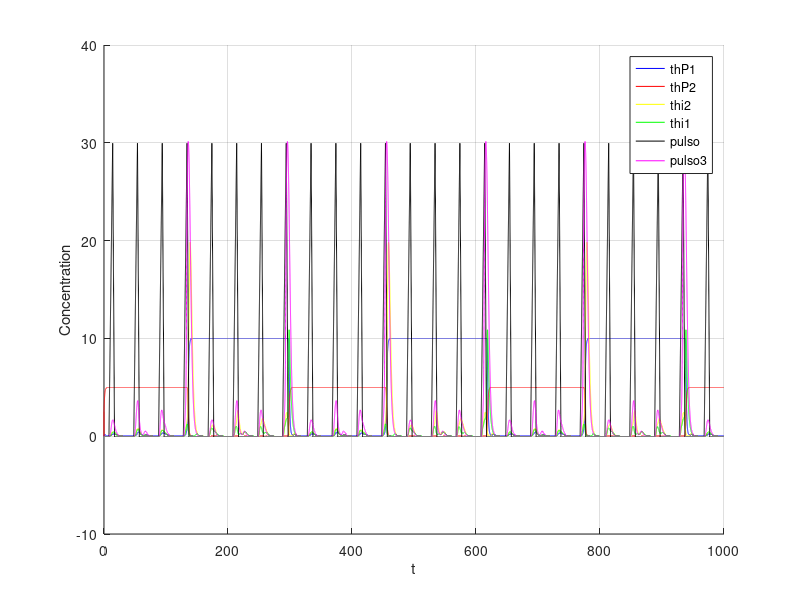
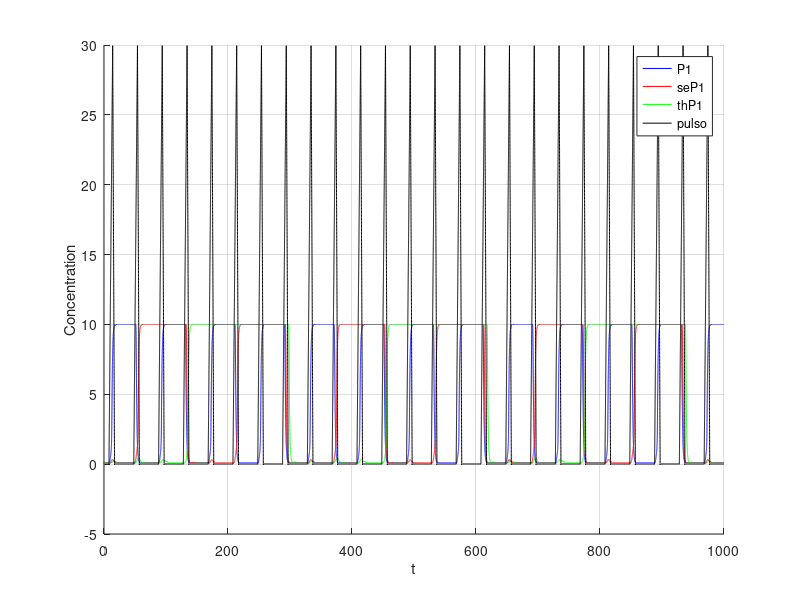

Recreate these plots in MATLAB, in order.
clear;

dt=0.01; 
t=0:dt:1000; 

%i = 1 ate 100000

p1 = 0;
p2 = 2.5;
ii1 = 0;
ii2 = 0;

%
alpha0 = 0.1;

% maximal expression rates
km1 = 2;
km2 = 2;

%dissociation constant
kp1 = 1;
kp2 = 2;

% parametros do collins para os iis
beta2 =3;
gama2 = 4;

p1s = zeros(1, length(t));
p2s = zeros(1, length(t));

% pulso representa uma explosao na concentracao de mRNAs que possuem dois operators
% o primeiro precisa de p1 AND (NOT p2) e o segundo precisa de p2 AND (NOT p1)
pulso = zeros(1, length(t));

i1s = zeros(1, length(t));
i2s = zeros(1, length(t));


%posso alterar de diversas estranhas maneiras os alphas
alpha1 = 10; alpha2 = 5;
beta = 3;
gama = 4;


%2 and 3 bits
%mass action constant
k2 = 2;
k3 = 2;

%degradation rate
kd2 = 0.6;
kd3 = 0.6;
%end 2 and 3 bits

%-------------2bits---------------
% pulso para o segundo switch
pulso2 = zeros(1, length(t));
pulso2aux = 0;

sep1 = 0;
sep2 = 2.5;
seii1 = 0;
seii2 = 0;

% maximal expression rates
sekm1 = 2;
sekm2 = 2;

%dissociation constant
sekp1 = 1;
sekp2 = 2;

% parametros do collins para os iis
sebeta2 =3;
segama2 = 4;

sep1s = zeros(1, length(t));
sep2s = zeros(1, length(t));

sei1s = zeros(1, length(t));
sei2s = zeros(1, length(t));

sealpha1 = 10; sealpha2 = 5;
sebeta = 3;
segama = 4;

%-------------3bits---------------
% pulso para o terceiroswitch
pulso3 = zeros(1, length(t));
pulso3aux = 0;

thp1 = 0;
thp2 = 2.5;
thii1 = 0;
thii2 = 0;

% maximal expression rates
thkm1 = 2;
thkm2 = 2;

%dissociation constant
thkp1 = 1;
thkp2 = 2;

% parametros do collins para os iis
thbeta2 =3;
thgama2 = 4;

thp1s = zeros(1, length(t));
thp2s = zeros(1, length(t));

thi1s = zeros(1, length(t));
thi2s = zeros(1, length(t));

thalpha1 = 10; thalpha2 = 5;
thbeta = 3;
thgama = 4;



for i = 2:length(t)
   
   if (mod(i, 4000) >800 && mod(i,4000)<1400)
     pulso(i) = pulso(i-1)+0.05;
   endif
   
   if (mod(i, 4000) >=1400 && mod(i,4000)<1700)
     pulso(i) = pulso(i-1)-0.1;
   endif
  
  
  div = 1 + p1/kp1 + p2/kp2 + (p1*p2)/(kp1*kp2);
  
  
%  verde, depende do p1 (azul) 
%  dpdt = alpha0 + km1 * pulso(i) * ((1 + p1 / (kp1)) / div) - kd1*ii1;
  dpdt =  ( pulso(i) * ((1 + p1 / (kp1)) / div)     /   (1 + (ii2 / (1 + p1s(i) ) ) ^ beta2)   ) - ii1;
  ii1 = dpdt * dt + ii1;
  i1s(i) = ii1; 
  
  
%  amarelo deve ser o primeiro
% usei collins pois precisava que o crescimento de amarelo reprimisse o crescimento do verde.
%  dpdt = alpha0 + km2 * pulso(i) * ((1 + (p2) / (kp2 )) / div) - kd2*ii2;

% (pulso controla a execucao da  AND entre p1 e not p2) -> representa o maximal expression rate de collins           collins  para verde reprimir amarelo
  dpdt = ( pulso(i) * ((1 + p1 / (kp1)) / div)       /              (1 + (ii1 / (1 + p2s(i) ) ) ^ gama2)     ) - ii2;
  ii2 = dpdt * dt + ii2;
  i2s(i) = ii2; 
 
  dpdt = (alpha1 / (1 + (p2 / (1 + i2s(i) ) ) ^ beta )) - p1;
  p1 = dpdt * dt + p1;
  p1s(i) = p1;
  
  dpdt = (alpha2 / (1 + (p1 / (1 + i1s(i)) ) ^ gama)) - p2;
  p2 = dpdt * dt + p2;
  p2s(i) = p2;
  
  
%%  ----------2bits-----------
%%  mRNA que vai funcionar como pulso2
  dpdt =  k2*i1s(i) -kd2*pulso2aux;
  pulso2aux = dpdt * dt + pulso2aux;
  pulso2(i) = pulso2aux;
  
  sediv = 1 + sep1/sekp1 + sep2/sekp2 + (sep1*sep2)/(sekp1*sekp2);

  dpdt = ( 1.01* pulso2(i) * ((1 + sep1 / (sekp1)) / sediv)     /   (1 + (seii2 / (1 + sep1s(i) ) ) ^ sebeta2)   ) - seii1;
  seii1 = dpdt * dt + seii1;
  sei1s(i) = seii1; 
    
  dpdt = ( pulso2(i) * ((1 + sep1 / (sekp1)) / sediv)       /              (1 + (seii1 / (1 + sep2s(i) ) ) ^ segama2)     ) - seii2;
  seii2 = dpdt * dt + seii2;
  sei2s(i) = seii2; 
 
  dpdt = (sealpha1 / (1 + (sep2 / (1 + sei2s(i) ) ) ^ sebeta )) - sep1;
  sep1 = dpdt * dt + sep1;
  sep1s(i) = sep1;
  
  dpdt = (sealpha2 / (1 + (sep1 / (1 + sei1s(i)) ) ^ segama)) - sep2;
  sep2 = dpdt * dt + sep2;
  sep2s(i) = sep2;
  
  
 %%  ----------3bits-----------
%%  mRNA que vai funcionar como pulso3
  dpdt =  k3*sei1s(i) -kd3*pulso3aux;
  pulso3aux = dpdt * dt + pulso3aux;
  pulso3(i) = pulso3aux;
  
  thdiv = 1 + thp1/thkp1 + thp2/thkp2 + (thp1*thp2)/(thkp1*thkp2);

  dpdt = ( 1.011* pulso3(i) * ((1 + thp1 / (thkp1)) / thdiv)     /   (1 + (thii2 / (1 + thp1s(i) ) ) ^ thbeta2)   ) - thii1;
  thii1 = dpdt * dt + thii1;
  thi1s(i) = thii1; 
    
  dpdt = ( pulso3(i) * ((1 + thp1 / (thkp1)) / thdiv)       /              (1 + (thii1 / (1 + thp2s(i) ) ) ^ thgama2)     ) - thii2;
  thii2 = dpdt * dt + thii2;
  thi2s(i) = thii2; 
 
  dpdt = (thalpha1 / (1 + (thp2 / (1 + thi2s(i) ) ) ^ thbeta )) - thp1;
  thp1 = dpdt * dt + thp1;
  thp1s(i) = thp1;
  
  dpdt = (thalpha2 / (1 + (thp1 / (1 + thi1s(i)) ) ^ thgama)) - thp2;
  thp2 = dpdt * dt + thp2;
  thp2s(i) = thp2;
  
  


endfor

%figure;
%hold on;
%grid on;
%%plot(t, p1s, 'b;P1;', t ,p2s, 'r;P2;', t , pulso , 'k;pulso;');
%plot(t, p1s, 'b;P1;', t ,p2s, 'r;P2;', t , i2s, 'y;i2;', t ,i1s,'g;i1;', t , pulso , 'k;pulso;');
%xlabel('t');
%ylabel('Concentration');

%figure;
%hold on;
%grid on;
%%plot(t, p1s, 'b;P1;', t ,p2s, 'r;P2;', t , pulso , 'k;pulso;');
%plot(t, sep1s, 'b;seP1;', t ,sep2s, 'r;seP2;', t , sei2s, 'y;sei2;', t ,sei1s,'g;sei1;', t , pulso , 'k;pulso;', t, pulso2, 'm;pulso2;');
%xlabel('t');
%ylabel('Concentration');


figure;
hold on;
grid on;
%plot(t, p1s, 'b;P1;', t ,p2s, 'r;P2;', t , pulso , 'k;pulso;');
plot(t, thp1s, 'b;thP1;', t ,thp2s, 'r;thP2;', t , thi2s, 'y;thi2;', t ,thi1s,'g;thi1;', t , pulso , 'k;pulso;', t, pulso3, 'm;pulso3;');
xlabel('t');
ylabel('Concentration');

figure;
hold on;
grid on;
%plot(t, p1s, 'b;P1;', t ,p2s, 'r;P2;', t , pulso , 'k;pulso;');
plot(t, p1s, 'b;P1;', t, sep1s, 'r;seP1;', t, thp1s, 'g;thP1;', t , pulso , 'k;pulso;');
xlabel('t');
ylabel('Concentration');